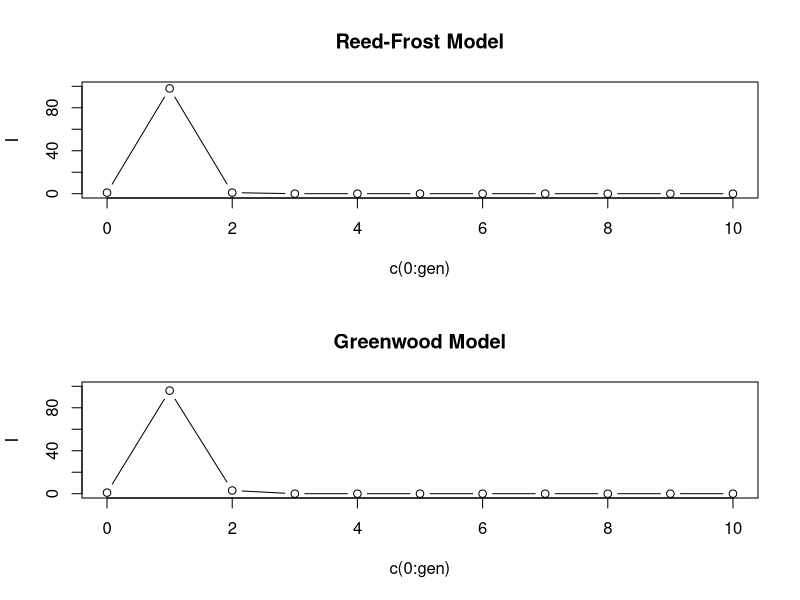

Write the R code that produced this figure.
# Reed-Frost Model
gen <- 10
s1 = 99
i1 = 1

q = 0.99 # escape probability in one contact
S <- I <- rep(0, gen)# initialize S,I,R
S[1] <- s1
I[1] <- i1

for (j in 1:gen) {
      prob = 1 - (1 - q)^I[j]
      I[j+1] <- rbinom(1, S[j], prob)
      S[j+1] <- S[j] - I[j+1]
}

par(mfrow = c(2,1))
plot(c(0:gen), I, type="b", ylim=c(0,100), main = "Reed-Frost Model")


# Greenwood Model
gen <- 10
s1 = 99
i1 = 1

q=0.99 # escape probability in one contact
S <- I <- rep(0, gen) # initialize S,I,R
S[1] <- s1
I[1] <- i1

for (j in 1:gen) {
      prob = 1 - (1 - q)# Here comes the difference between Greenwood and Reed Model
      I[j+1] <- rbinom(1, S[j], prob)
      S[j+1] <- S[j] - I[j+1]
}

plot(c(0:gen), I, type="b", ylim=c(0,100), main="Greenwood Model")
